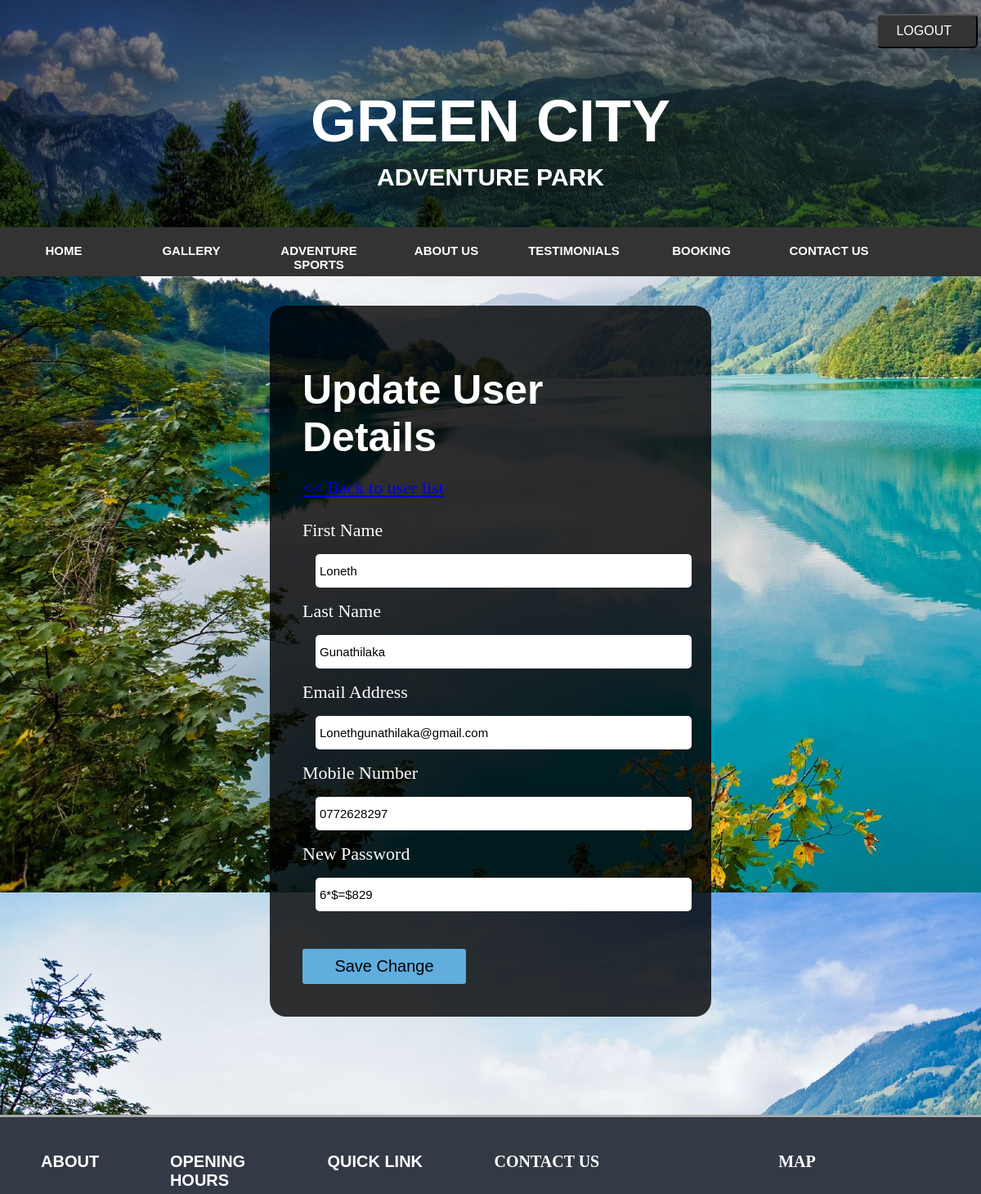
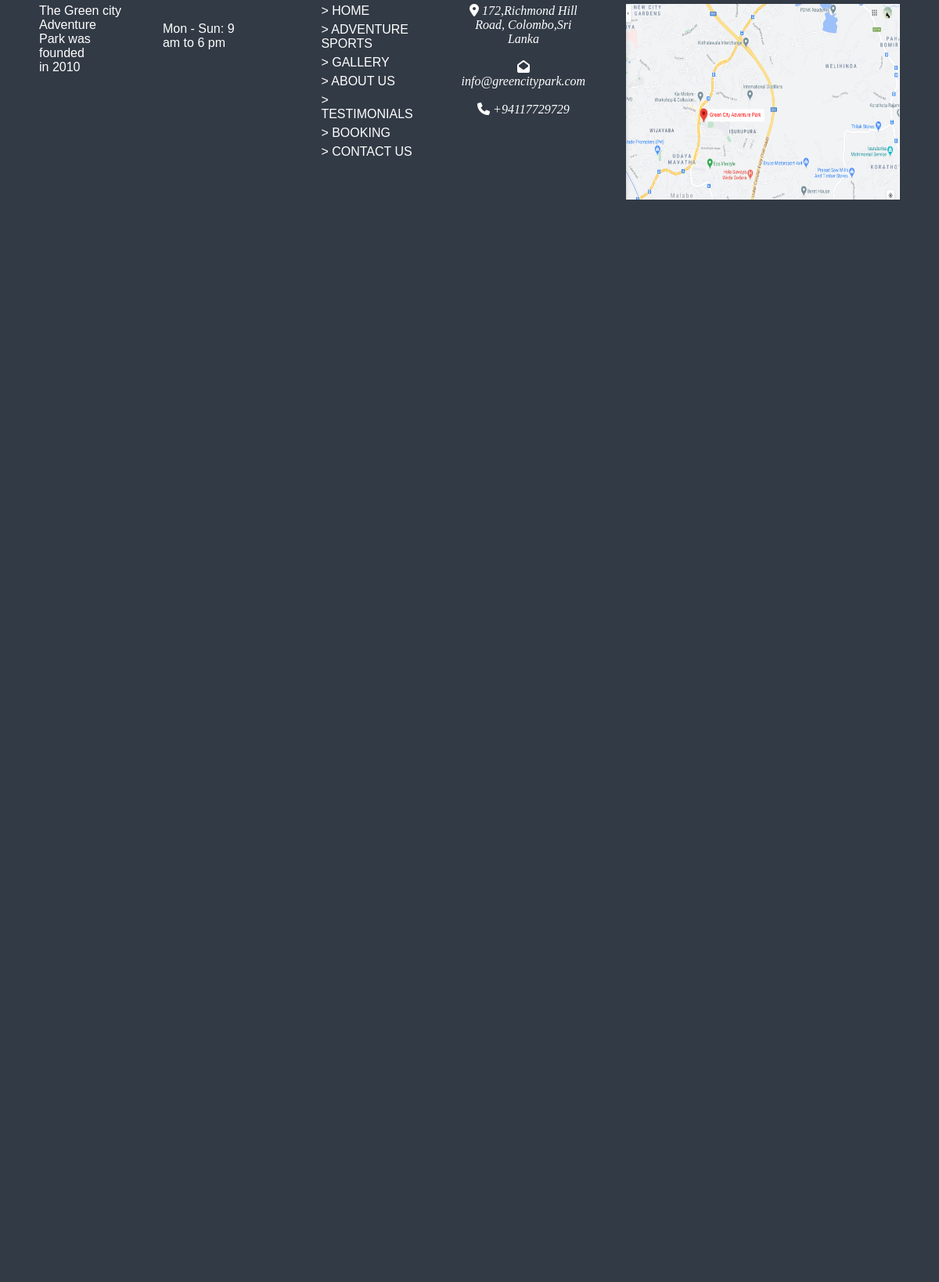
/php/edit_user.php?id=1 (signed in), run on the app's committed database (2 pictures, top to bottom).
### tables this page shows
CREATE TABLE `customer` (
  `id` int(20) NOT NULL,
  `first_name` varchar(50) NOT NULL,
  `last_name` varchar(50) NOT NULL,
  `email` varchar(50) NOT NULL,
  `mobile` varchar(11) NOT NULL,
  `username` varchar(50) NOT NULL,
  `password` varchar(50) NOT NULL,
  `is_admin` tinyint(1) NOT NULL DEFAULT 0
);

### php/edit_user.php (the view, shortened to what this page needs)
<?php
require 'config.php';
$id=$_REQUEST['id'];
$query = "SELECT * from customer where id='".$id."'";
$result = mysqli_query($con, $query) or die ( mysqli_error());
$row = mysqli_fetch_assoc($result);
?>
<!DOCTYPE html>
<html>
<head>
    <link rel="stylesheet" type ="text/css" href ="../css/user.css">
</head>
<body>
		<div class = "head">
		<header>
			<div class = "button">
			<a href="logout.php"><button class = "button1">  LOGOUT </button></a>
			</div>
			<h1> GREEN CITY</h1>
			<h2>ADVENTURE PARK</h2>
		</header>
		<nav>
			<ul class = "menu">
				<li class = "menu"><a href = "HOME_PAGE.php"> <b>HOME</b> </a></li>
				<li class = "menu"><a href = "GALLERY.php"><b>GALLERY</b></a></li>
				<li class = "menu"><a href = "SPORTS.php"><b>ADVENTURE SPORTS</b></a></li>
				<li class = "menu"><a href = "ABOUT US.php"><b>ABOUT US</b></a></li>
				<li class = "menu"><a href = "TESTIMONIALS.php"><b>TESTIMONIALS</b></a></li>
				<li class = "menu"><a href = "BOOKING.php"><b>BOOKING</b></a></li>
				<li class = "menu"><a href = "CONTACT US.php"><b>CONTACT US</b></a></li>
			</ul>
		</nav>
    </div>
<div class="add_user">
   <h1>Update User Details </h1>
   <span><a href = "read.php"> << Back to user list </a></span>
    <form   action = " <?php htmlspecialchars($_SERVER["PHP_SELF"])?>" method = post >
<br>
        <lable> First Name </lable><br>
        <input type = "text" value = "<?= $row["first_name"]?>" name = "First_name" required><br>
        <lable> Last Name </lable><br>
        <input type = "text" value = "<?= $row["last_name"]?>" name = "Last_name" required><br>
        <lable> Email Address </lable><br>
        <input type = "text" value = "<?= $row["email"]?>" name = "Email"  pattern = "[a-zA-z0-9._%+-#*]+@[a-z0-9]+\.[a-z]{2,3}" required><br>
		<lable> Mobile Number </lable><br>
		<input type = "text" value = "<?= $row["mobile"]?>" name = "Mobile"   pattern = "[0-9]{10}" required><br>
        <lable> New Password </lable><br>
		<input type = "text"  value = "<?= $row["password"]?>" name = "Password" required><br>
		<input type="submit" class = "submit" name = "save" value = "Save Change">
    </form>
</div>
    <div class = "footer">
	<div class = "About">
				<h5 style = "font-size:20px">ABOUT</h5>
			<p>The Green city <br>Adventure Park was founded<br> in 2010</p>
			<br>
			</div>
			<div class = "open">
				<h5 style = "font-size:20px"> OPENING HOURS </h5>
				<p> Mon - Sun: 9 am to 6 pm</p>
			</div>
			<div class = "link">
				<h5 style = "font-size:20px">QUICK LINK </h5>
				<div style = "float:left">
					<a class = "link" href = "HOME_PAGE.php">> HOME </a><br>
					<a class = "link" href = "SPORTS.php">> ADVENTURE SPORTS</a><br>
					<a class = "link" href = "GALLERY.php">> GALLERY</a><br>
					<a  class = "link"href = "ABOUT US.php">> ABOUT US</a><br>
					<a  class = "link"href = "TESTIMONIALS.php">> TESTIMONIALS</a><br>
					<a class = "link" href = "GET A QUOTE.php">> BOOKING</a><br>
					<a  class = "link"href = "CONTACT US.php">> CONTACT US</a><br>
				</div>
			</div>
			<div class = "Contact">
				<h5 style = "font-size:20px">CONTACT US </h5>
				<i class = "fas fa-map-marker-alt"></i>
				<i  class = "text"> 172,Richmond Hill Road,
				Colombo,Sri Lanka </i><br><br>
				<i class = "fas fa-envelope-open"></i>
				<i class = "text" > info@greencitypark.com</i><br><br>
				<i class = "fas fa-phone"></i>
				<i class = "text"> +94117729729</i>
			</div>
			<div class = "map">
				<h5 style = "font-size:20px"> MAP</h5>
				<img src = "../image/Header/map.jpg" width = "350" height = "250" >
				<br>
			</div>
	</div>
</body>
</html>

### css/user.css (style rules this page uses)
body { margin:0; padding:0; background-size: cover; height:500px; background-color:#5625; background:url('../image/a.jpg'); }
.head { width: 100%; display: block; padding: 0; margin: auto; background-image: url('http://localhost/iwt/image/Header/header.jpg'); }
header { display: block; margin: auto; padding: 4px; text-align: center; height:270px; }
header h1 { color:white; font-size:72px; font-family:arial; height: 45px; }
header h2 { color: white; font-size: 30px; font-family:arial; }
.button { width:100%; text-align:right; padding-top:13px; }
.button1 { background-color:#333; padding:10px; font-size:16px; margin:0; text-align:center; border-radius:6px; cursor:pointer; padding-left:22px; padding-right:30px; color:white; }
.menu { width:100%; background-color:#333; height:60px; padding:0; margin:0; font-size:15px; font-family:arial; }
ul.menu { float: left; list-style-type: none; margin: 0; padding: 0; overflow: hidden; }
li.menu { float:left; text-align:center; width:13%; }
li a { color:white; display:block; text-align:center; padding:20px 16px; text-decoration:none; }
.footer { background-color:#323A45; height:60%; width:100%; padding-bottom:0; padding-top:10px; margin-top:10%; text-align:center; color:white; border-top:3px solid darkgray; position:absolute; display:flex; }
.About { float:left; color:white; text-align:left; padding-left:50px; font-family:arial }
.open { float:left; color:white; text-align:left; padding-left:50px; padding-right:50px; font-family:arial; }
.link { float:left; color:white; text-align:left; padding-left:50px; padding-right:50px; font-family:arial; width:20%; }
a.link { float:left; color:white; text-decoration:none; padding-left:10px; padding-right:10px; padding-bottom:6px; width:94%; }
.map { float:left; padding-left:50px; padding-right:50px; }
.add_user { width:45%; margin:auto; font-size:22px; padding:40px; border-radius:20px; box-sizing:border-box; margin-top:8%; background:rgba(0,0,0,0.8); color:#fff; }
.add_user h1 { margin-bottom: 20px; font-size: 50px; font-family:arial; }
input[type=text] { width:100%; padding:12px 5px; border:none; border-radius:5px; outline:none; margin:16px; font-size:15px; box-sizing:border-box; font-family:arial; }
.submit { width:200px; padding:10px; font-size:20px; border:none; border-radius:3px; outline:none; background:#60adde; cursor:pointer; box-sizing:border-box; margin-top:30px; }

### data on the page
customer: First_name "Loneth", Last_name "Gunathilaka", Email "Lonethgunathilaka@gmail.com", Mobile "0772628297", Password "6*$=$829"
